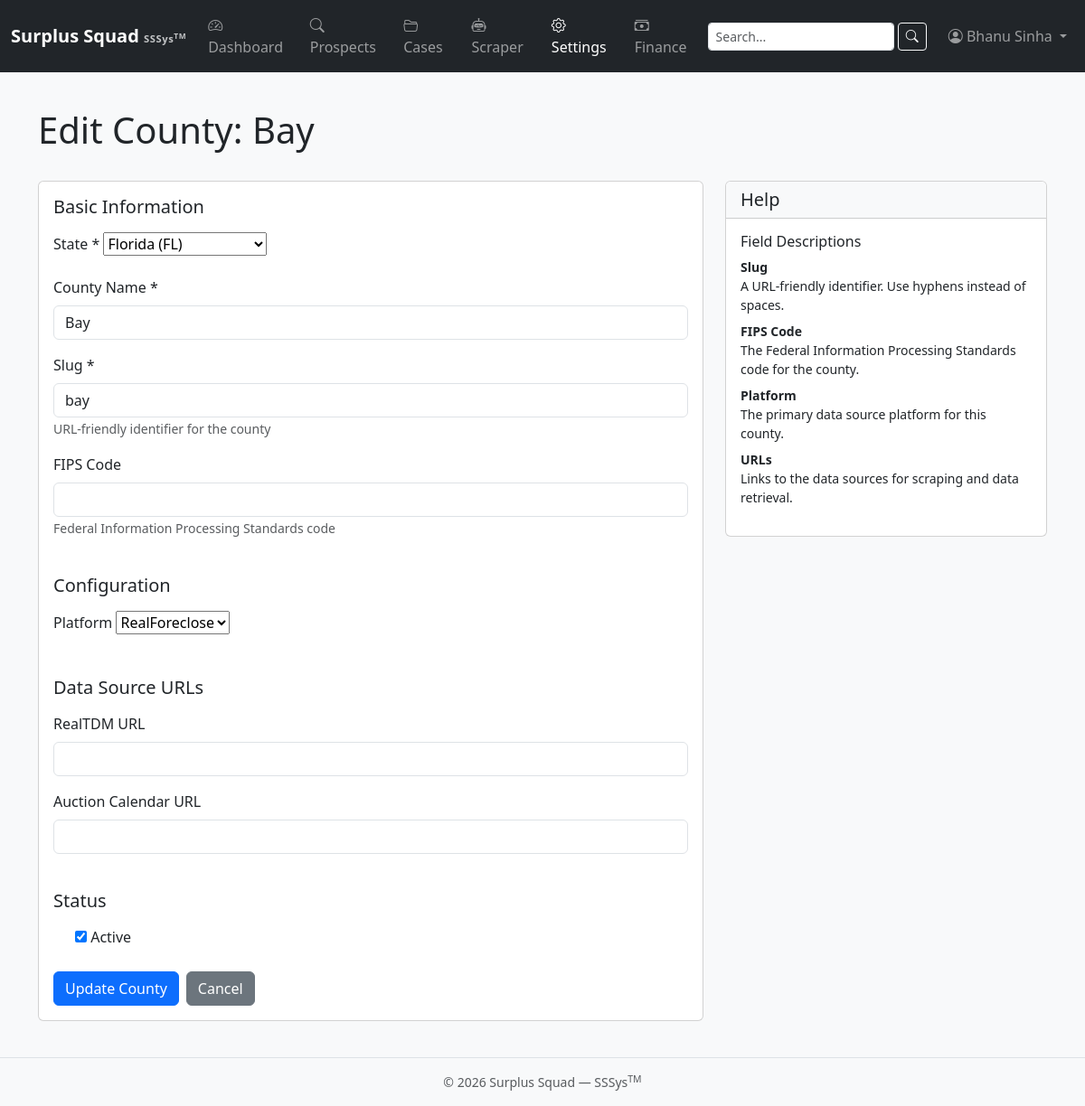
The app's page /locations/counties/3/ (signed in) with its own data.
### apps/locations/models.py (models this page shows, shortened)
class County(models.Model):
    PLATFORM_CHOICES = [
        ("realforeclose", "RealForeclose"),
        ("realtaxdeed", "RealTaxDeed"),
        ("other", "Other"),
    ]
    state = models.ForeignKey(State, on_delete=models.CASCADE, related_name="counties")
    name = models.CharField(max_length=150)
    slug = models.SlugField(max_length=150)
    fips_code = models.CharField(max_length=10, blank=True, default="")
    is_active = models.BooleanField(default=True)
    last_scraped = models.DateTimeField(blank=True, null=True)
    auction_calendar_url = models.URLField(blank=True, default="")
    realtdm_url = models.URLField(blank=True, default="")
    platform = models.CharField(max_length=32, choices=PLATFORM_CHOICES, default="other")
    class Meta:
        verbose_name_plural = "counties"
        unique_together = [("state", "slug")]
        ordering = ["name"]

### apps/locations/views.py (the view, shortened to what this page needs)
# urls.py: path('counties/<int:pk>/', views.CountyUpdateView.as_view(), name='county_detail'),
class CountyUpdateView(AdminRequiredMixin, UpdateView):
    model = County
    form_class = CountyForm
    template_name = 'locations/county_form.html'
    pk_url_kwarg = 'pk'

### apps/locations/forms.py
class CountyForm(forms.ModelForm):
    class Meta:
        model = County
        fields = [
            'state',
            'name',
            'slug',
            'fips_code',
            'is_active',
            'platform',
            'auction_calendar_url',
            'realtdm_url',
        ]
        widgets = {
            'name': forms.TextInput(attrs={'class': 'form-control'}),
            'slug': forms.TextInput(attrs={'class': 'form-control'}),
            'fips_code': forms.TextInput(attrs={'class': 'form-control'}),
            'auction_calendar_url': forms.URLInput(attrs={'class': 'form-control'}),
            'realtdm_url': forms.URLInput(attrs={'class': 'form-control'}),
        }

### apps/accounts/mixins.py (called while the page is built)
    def test_func(self):
        user = self.request.user
        return hasattr(user, 'profile') and user.profile.is_admin

### apps/accounts/models.py (called while the page is built)
    @property
    def can_view_prospects(self):
        return self.role in {self.ROLE_PROSPECTS_ONLY, self.ROLE_BOTH, self.ROLE_ADMIN}

    @property
    def can_view_cases(self):
        return self.role in {self.ROLE_CASES_ONLY, self.ROLE_BOTH, self.ROLE_ADMIN}

    @property
    def is_admin(self):
        return self.role == self.ROLE_ADMIN or self.user.is_superuser

### apps/locations/models.py (called while the page is built)
    def __str__(self):
        return f"{self.name} ({self.abbreviation})"

### templates/locations/county_form.html (shortened to what this page needs)
{% extends 'base.html' %}
{% load static %}
{% block content %}
<div class="container mt-4">
    <div class="row mb-4">
        <div class="col">
            <h1>
                {% if form.instance.pk %}
                    Edit County: {{ form.instance.name }}
                {% else %}
                    Create New County
                {% endif %}
            </h1>
        </div>
    </div>
    <div class="row">
        <div class="col-lg-8">
            <div class="card">
                <div class="card-body">
                    <form method="post" novalidate>
                        <fieldset class="mb-4">
                            <legend class="h5 mb-3">Basic Information</legend>
                            <div class="mb-3">
                                <label for="{{ form.state.id_for_label }}" class="form-label">State *</label>
                                {{ form.state }}
                            </div>
                            <div class="mb-3">
                                <label for="{{ form.name.id_for_label }}" class="form-label">County Name *</label>
                                {{ form.name }}
                            </div>
                            <div class="mb-3">
                                <label for="{{ form.slug.id_for_label }}" class="form-label">Slug *</label>
                                {{ form.slug }}
                                <small class="text-muted">URL-friendly identifier for the county</small>
                            </div>
                            <div class="mb-3">
                                <label for="{{ form.fips_code.id_for_label }}" class="form-label">FIPS Code</label>
                                {{ form.fips_code }}
                                <small class="text-muted">Federal Information Processing Standards code</small>
                            </div>
                        </fieldset>
                        <fieldset class="mb-4">
                            <legend class="h5 mb-3">Configuration</legend>
                            <div class="mb-3">
                                <label for="{{ form.platform.id_for_label }}" class="form-label">Platform</label>
                                {{ form.platform }}
                            </div>
                        </fieldset>
                        <fieldset class="mb-4">
                            <legend class="h5 mb-3">Data Source URLs</legend>
                            <div class="mb-3">
                                <label for="{{ form.realtdm_url.id_for_label }}" class="form-label">RealTDM URL</label>
                                {{ form.realtdm_url }}
                            </div>
                            <div class="mb-3">
                                <label for="{{ form.auction_calendar_url.id_for_label }}" class="form-label">Auction Calendar URL</label>
                                {{ form.auction_calendar_url }}
                            </div>
                        </fieldset>
                        <fieldset class="mb-4">
                            <legend class="h5 mb-3">Status</legend>
                            <div class="form-check">
                                {{ form.is_active }}
                                <label class="form-check-label" for="{{ form.is_active.id_for_label }}">
                                    Active
                                </label>
                            </div>
                        </fieldset>
                        <div class="d-flex gap-2">
                            <button type="submit" class="btn btn-primary">
                                {% if form.instance.pk %}Update{% else %}Create{% endif %} County
                            </button>
                            <a href="{% url 'locations:county_list' %}" class="btn btn-secondary">
                                 Cancel
                            </a>
                        </div>
                    </form>
                </div>
            </div>
        </div>
        <div class="col-lg-4">
            <div class="card">
                <div class="card-header bg-light">
                    <h5 class="mb-0">Help</h5>
                </div>
                <div class="card-body">
                    <h6>Field Descriptions</h6>
                    <dl class="small">
                        <dt>Slug</dt>
                        <dd>A URL-friendly identifier. Use hyphens instead of spaces.</dd>
                        <dt>FIPS Code</dt>
                        <dd>The Federal Information Processing Standards code for the county.</dd>
                        <dt>Platform</dt>
                        <dd>The primary data source platform for this county.</dd>
                        <dt>URLs</dt>
                        <dd>Links to the data sources for scraping and data retrieval.</dd>
                    </dl>
                </div>
            </div>
        </div>
    </div>
</div>
{% endblock %}

### templates/includes/navbar.html (shortened to what this page needs)
<nav class="navbar navbar-expand-lg navbar-dark bg-dark">
  <div class="container-fluid">
    <a class="navbar-brand d-flex flex-column lh-1" href="{% url 'dashboard:home' %}">
      <span class="fw-bold">Surplus Squad
      <small class="text-light opacity-75" style="font-size:.7rem;">SSSys<sup>TM</sup></small>
    </span>
    </a>
    <div class="collapse navbar-collapse" id="mainNav">
      {% if user.is_authenticated %}
      <ul class="navbar-nav me-auto">
        <li class="nav-item">
          <a class="nav-link {% if request.resolver_match.app_name == 'dashboard' %}active{% endif %}"
             href="{% url 'dashboard:home' %}">
            <i class="bi bi-speedometer2"></i> Dashboard
          </a>
        </li>
        {% if user.profile.can_view_prospects or user.is_superuser %}
        <li class="nav-item">
          <a class="nav-link {% if request.resolver_match.app_name == 'prospects' %}active{% endif %}"
             href="{% url 'prospects:type_select' %}">
            <i class="bi bi-search"></i> Prospects
          </a>
        </li>
        {% endif %}
        {% if user.profile.can_view_cases or user.is_superuser %}
        <li class="nav-item">
          <a class="nav-link {% if request.resolver_match.app_name == 'cases' %}active{% endif %}"
             href="{% url 'cases:list' %}">
            <i class="bi bi-folder2-open"></i> Cases
          </a>
        </li>
        {% endif %}
        {% if user.profile.is_admin or user.is_superuser %}
        <li class="nav-item">
          <a class="nav-link {% if request.resolver_match.app_name == 'scraper' %}active{% endif %}"
             href="{% url 'scraper:dashboard' %}">
            <i class="bi bi-robot"></i> Scraper
          </a>
        </li>
        <li class="nav-item">
          <a class="nav-link {% if request.resolver_match.app_name == 'settings_app' or request.resolver_match.app_name == 'locations' %}active{% endif %}"
             href="{% url 'settings_app:home' %}">
            <i class="bi bi-gear"></i> Settings
          </a>
        </li>
        {% endif %}
        {% if user.profile.is_admin or user.is_superuser or user.profile.can_manage_finance_settings %}
        <li class="nav-item">
          <a class="nav-link {% if request.resolver_match.app_name == 'settings_app' and request.resolver_match.url_name == 'finance' %}active{% endif %}"
             href="{% url 'settings_app:finance' %}">
            <i class="bi bi-cash-stack"></i> Finance
          </a>
        </li>
        {% endif %}
      </ul>
      <form class="d-flex me-3" method="get" action="{% url 'search' %}">
        <input class="form-control form-control-sm me-1" type="search" name="q" placeholder="Search..." aria-label="Search" value="{{ request.GET.q|default:'' }}">
        <button class="btn btn-sm btn-outline-light" type="submit"><i class="bi bi-search"></i></button>
      </form>
      <ul class="navbar-nav">
        <li class="nav-item dropdown">
          <a class="nav-link dropdown-toggle" href="#" id="userMenu"
             role="button" data-bs-toggle="dropdown" aria-expanded="false">
            <i class="bi bi-person-circle"></i> {{ user.get_full_name|default:user.username }}
          </a>
        </li>
      </ul>
      {% endif %}
    </div>
  </div>
</nav>

### static/css/style.css (style rules this page uses)
body { min-height: 100vh; display: flex; flex-direction: column; background-color: #f8f9fa; }
.navbar-brand small { letter-spacing: .05em; }
.card { transition: box-shadow .15s ease-in-out; }

### records on screen
County: instance.name "Bay", state "Florida (FL)", name "Bay", slug "bay", platform "RealForeclose", is_active "☑"

### other values on screen
{{ user.get_full_name|default:user.username }} "Bhanu Sinha"
